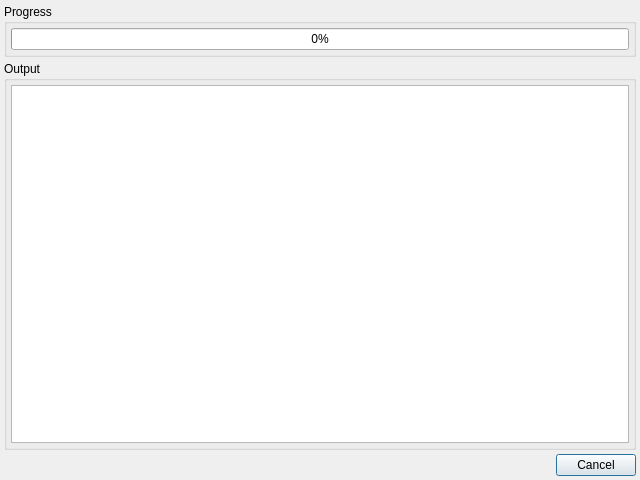
<?xml version="1.0" encoding="UTF-8"?>
<ui version="4.0">
 <class>WProgressLogger</class>
 <widget class="QDialog" name="WProgressLogger">
  <property name="geometry">
   <rect>
    <x>0</x>
    <y>0</y>
    <width>640</width>
    <height>480</height>
   </rect>
  </property>
  <property name="windowTitle">
   <string>Dialog</string>
  </property>
  <layout class="QVBoxLayout" name="verticalLayout_3">
   <property name="spacing">
    <number>4</number>
   </property>
   <property name="leftMargin">
    <number>4</number>
   </property>
   <property name="topMargin">
    <number>4</number>
   </property>
   <property name="rightMargin">
    <number>4</number>
   </property>
   <property name="bottomMargin">
    <number>4</number>
   </property>
   <item>
    <widget class="QGroupBox" name="groupBox">
     <property name="title">
      <string>Progress</string>
     </property>
     <layout class="QVBoxLayout" name="verticalLayout">
      <property name="spacing">
       <number>4</number>
      </property>
      <property name="leftMargin">
       <number>4</number>
      </property>
      <property name="topMargin">
       <number>4</number>
      </property>
      <property name="rightMargin">
       <number>4</number>
      </property>
      <property name="bottomMargin">
       <number>4</number>
      </property>
      <item>
       <widget class="QProgressBar" name="progressBar">
        <property name="value">
         <number>0</number>
        </property>
       </widget>
      </item>
     </layout>
    </widget>
   </item>
   <item>
    <widget class="QGroupBox" name="groupBox_2">
     <property name="title">
      <string>Output</string>
     </property>
     <layout class="QVBoxLayout" name="verticalLayout_2">
      <property name="spacing">
       <number>4</number>
      </property>
      <property name="leftMargin">
       <number>4</number>
      </property>
      <property name="topMargin">
       <number>4</number>
      </property>
      <property name="rightMargin">
       <number>4</number>
      </property>
      <property name="bottomMargin">
       <number>4</number>
      </property>
      <item>
       <widget class="csWLogger" name="logBrowser"/>
      </item>
     </layout>
    </widget>
   </item>
   <item>
    <widget class="QDialogButtonBox" name="buttonBox">
     <property name="orientation">
      <enum>Qt::Horizontal</enum>
     </property>
     <property name="standardButtons">
      <set>QDialogButtonBox::Cancel</set>
     </property>
    </widget>
   </item>
  </layout>
 </widget>
 <customwidgets>
  <customwidget>
   <class>csWLogger</class>
   <extends>QTextBrowser</extends>
   <header location="global">csUtil/csWLogger.h</header>
  </customwidget>
 </customwidgets>
 <tabstops>
  <tabstop>logBrowser</tabstop>
 </tabstops>
 <resources/>
 <connections>
  <connection>
   <sender>buttonBox</sender>
   <signal>accepted()</signal>
   <receiver>WProgressLogger</receiver>
   <slot>accept()</slot>
   <hints>
    <hint type="sourcelabel">
     <x>248</x>
     <y>254</y>
    </hint>
    <hint type="destinationlabel">
     <x>157</x>
     <y>274</y>
    </hint>
   </hints>
  </connection>
  <connection>
   <sender>buttonBox</sender>
   <signal>rejected()</signal>
   <receiver>WProgressLogger</receiver>
   <slot>reject()</slot>
   <hints>
    <hint type="sourcelabel">
     <x>316</x>
     <y>260</y>
    </hint>
    <hint type="destinationlabel">
     <x>286</x>
     <y>274</y>
    </hint>
   </hints>
  </connection>
 </connections>
</ui>
